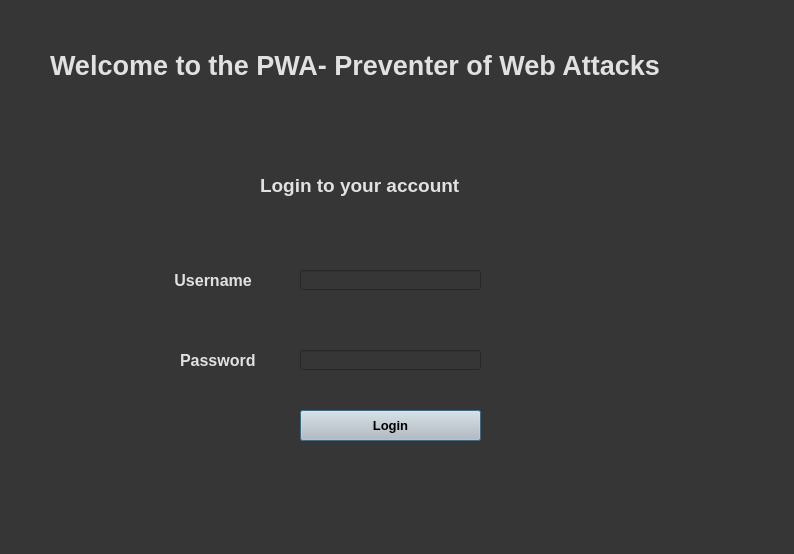
<?xml version="1.0" encoding="UTF-8"?>
<ui version="4.0">
 <class>Dialog</class>
 <widget class="QDialog" name="Dialog">
  <property name="enabled">
   <bool>true</bool>
  </property>
  <property name="geometry">
   <rect>
    <x>0</x>
    <y>0</y>
    <width>794</width>
    <height>554</height>
   </rect>
  </property>
  <property name="windowTitle">
   <string>Dialog</string>
  </property>
  <property name="styleSheet">
   <string notr="true">background-color: rgb(54, 54, 54);</string>
  </property>
  <property name="sizeGripEnabled">
   <bool>false</bool>
  </property>
  <widget class="QLabel" name="label_1">
   <property name="geometry">
    <rect>
     <x>50</x>
     <y>30</y>
     <width>671</width>
     <height>71</height>
    </rect>
   </property>
   <property name="font">
    <font>
     <pointsize>20</pointsize>
     <weight>75</weight>
     <bold>true</bold>
    </font>
   </property>
   <property name="styleSheet">
    <string notr="true">color: rgb(225, 225, 225);</string>
   </property>
   <property name="text">
    <string>Welcome to the PWA- Preventer of Web Attacks</string>
   </property>
  </widget>
  <widget class="QLabel" name="label_3">
   <property name="geometry">
    <rect>
     <x>260</x>
     <y>170</y>
     <width>271</width>
     <height>31</height>
    </rect>
   </property>
   <property name="font">
    <font>
     <pointsize>14</pointsize>
     <weight>75</weight>
     <bold>true</bold>
    </font>
   </property>
   <property name="styleSheet">
    <string notr="true">color: rgb(225, 225, 225);</string>
   </property>
   <property name="text">
    <string>Login to your account</string>
   </property>
  </widget>
  <widget class="QLabel" name="label_2">
   <property name="geometry">
    <rect>
     <x>170</x>
     <y>270</y>
     <width>111</width>
     <height>21</height>
    </rect>
   </property>
   <property name="font">
    <font>
     <pointsize>12</pointsize>
     <weight>75</weight>
     <bold>true</bold>
    </font>
   </property>
   <property name="styleSheet">
    <string notr="true">color:rgb(225, 225, 225)</string>
   </property>
   <property name="text">
    <string> Username</string>
   </property>
  </widget>
  <widget class="QLabel" name="label_4">
   <property name="geometry">
    <rect>
     <x>180</x>
     <y>350</y>
     <width>101</width>
     <height>21</height>
    </rect>
   </property>
   <property name="font">
    <font>
     <pointsize>12</pointsize>
     <weight>75</weight>
     <bold>true</bold>
    </font>
   </property>
   <property name="styleSheet">
    <string notr="true">color:rgb(225, 225, 225)</string>
   </property>
   <property name="text">
    <string>Password</string>
   </property>
  </widget>
  <widget class="QLineEdit" name="username_tb">
   <property name="geometry">
    <rect>
     <x>300</x>
     <y>270</y>
     <width>181</width>
     <height>20</height>
    </rect>
   </property>
   <property name="styleSheet">
    <string notr="true">color: rgb(225, 225, 225);</string>
   </property>
   <property name="text">
    <string/>
   </property>
  </widget>
  <widget class="QLineEdit" name="password_tb">
   <property name="geometry">
    <rect>
     <x>300</x>
     <y>350</y>
     <width>181</width>
     <height>20</height>
    </rect>
   </property>
   <property name="styleSheet">
    <string notr="true">color: rgb(225, 225, 225);</string>
   </property>
   <property name="text">
    <string/>
   </property>
  </widget>
  <widget class="QPushButton" name="loginbutton">
   <property name="geometry">
    <rect>
     <x>300</x>
     <y>410</y>
     <width>181</width>
     <height>31</height>
    </rect>
   </property>
   <property name="font">
    <font>
     <pointsize>10</pointsize>
     <weight>75</weight>
     <bold>true</bold>
    </font>
   </property>
   <property name="styleSheet">
    <string notr="true">background-color: rgb(194, 194, 194);</string>
   </property>
   <property name="text">
    <string>Login</string>
   </property>
  </widget>
 </widget>
 <resources/>
 <connections/>
</ui>
